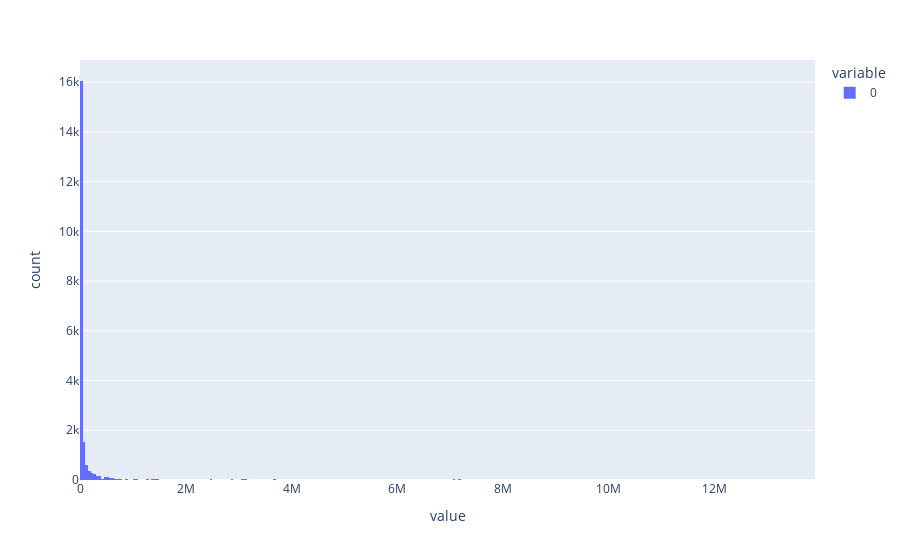

The notebook cell saved with this chart:
### Code cell
import plotly.express as px
px.imshow(coocc)
result = coocc.values.flatten()
fig = px.histogram(result)
fig.show()

### Figure 1 — Plotly figure (JSON) as saved in the notebook; plotly's stock layout.template omitted (floating-point values rounded to 4 significant figures; data arrays with more than 128 entries replaced by an {"elided": "..."} marker saying what was removed)
{"data": [{"alignmentgroup": "True", "bingroup": "x", "hovertemplate": "variable=0<br>value=%{x}<br>count=%{y}<extra></extra>", "legendgroup": "0", "marker": {"color": "#636efa", "pattern": {"shape": ""}}, "name": "0", "offsetgroup": "0", "orientation": "v", "showlegend": true, "type": "histogram", "x": {"elided": "21025 int values"}, "xaxis": "x", "yaxis": "y"}], "layout": {"barmode": "relative", "legend": {"title": {"text": "variable"}, "tracegroupgap": 0}, "margin": {"t": 60}, "xaxis": {"anchor": "y", "domain": [0, 1], "title": {"text": "value"}}, "yaxis": {"anchor": "x", "domain": [0, 1], "title": {"text": "count"}}}}
